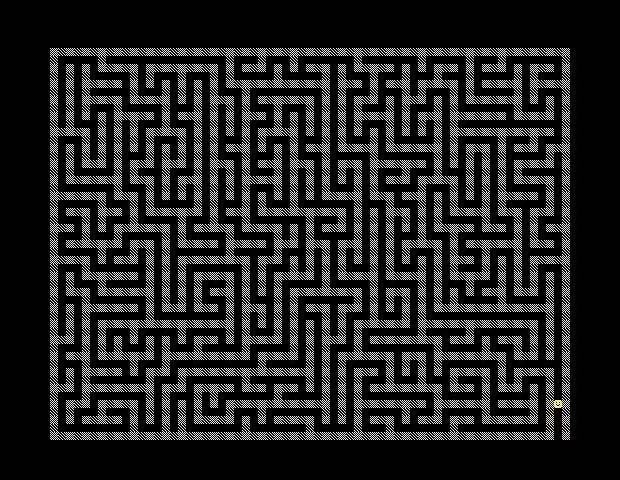
#> input picture maze.jpeg, 620 x 480 px
$ jupyter execute q-learning-table.ipynb
#> lines starting #> are read from the running program, lines starting #| are printed output that depends on the picture
## 提取迷宫

[cell 1]
import cv2
import numpy as np
import matplotlib.pyplot as plt
import tkinter as tk
import sys
import time
import pandas as pd
from tqdm import tqdm

[cell 2]
def check_pixel(block):
    if np.max(block) > 200:
        return 0
    else:
        return 1
def read_maze(img_name):
#> called with img_name = 'maze.jpeg'
    bound_x_min = 50
    bound_x_max = 570
    bound_y_min = 48
    bound_y_max = 440
    img = cv2.imread(img_name)
#> img is the input picture: shape (480, 620, 3); mean B, G, R 39.9, 39.9, 39.9
    img_gray = cv2.cvtColor(img, cv2.COLOR_BGR2GRAY)
    step = 8
    maze = np.zeros(((bound_y_max-bound_y_min)//step, (bound_x_max-bound_x_min)//step))
    maze.shape
    for i in range(maze.shape[0]):
        for j in range(maze.shape[1]):
            maze[i,j] = check_pixel(img_gray[bound_y_min+i*step:bound_y_min+(i+1)*step, bound_x_min+j*step:bound_x_min+(j+1)*step])
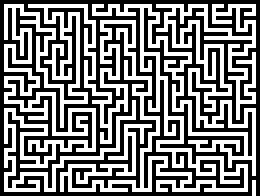
#> maze: shape (49, 65) float64 (shown 4 times larger); values 0 (black) and 1 (white), 48.2% white in thin lines or dots
    maze[-5,-2] = 1
    maze[-1,-2] = 0
    return maze
maze = read_maze('maze.jpeg')
plt.imshow(maze, cmap='gray')
